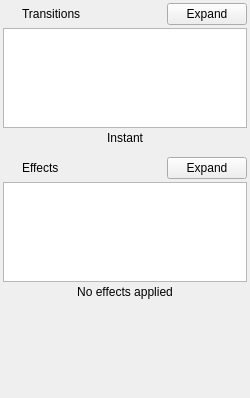
            <widget class="QWidget" name="scrollAreaWidgetContents">
             <property name="geometry">
              <rect>
               <x>0</x>
               <y>0</y>
               <width>250</width>
               <height>398</height>
              </rect>
             </property>
             <layout class="QVBoxLayout" name="verticalLayout_15">
              <property name="spacing">
               <number>6</number>
              </property>
              <property name="leftMargin">
               <number>0</number>
              </property>
              <property name="topMargin">
               <number>0</number>
              </property>
              <property name="rightMargin">
               <number>0</number>
              </property>
              <property name="bottomMargin">
               <number>0</number>
              </property>
              <item>
               <widget class="QWidget" name="transitionsWidget" native="true">
                <layout class="QVBoxLayout" name="verticalLayout_9">
                 <property name="spacing">
                  <number>3</number>
                 </property>
                 <property name="leftMargin">
                  <number>3</number>
                 </property>
                 <property name="topMargin">
                  <number>3</number>
                 </property>
                 <property name="rightMargin">
                  <number>3</number>
                 </property>
                 <property name="bottomMargin">
                  <number>3</number>
                 </property>
                 <item>
                  <widget class="QWidget" name="transitionHeaderWidget" native="true">
                   <property name="sizePolicy">
                    <sizepolicy hsizetype="Preferred" vsizetype="Fixed">
                     <horstretch>0</horstretch>
                     <verstretch>0</verstretch>
                    </sizepolicy>
                   </property>
                   <layout class="QHBoxLayout" name="horizontalLayout_15">
                    <property name="spacing">
                     <number>3</number>
                    </property>
                    <property name="leftMargin">
                     <number>0</number>
                    </property>
                    <property name="topMargin">
                     <number>0</number>
                    </property>
                    <property name="rightMargin">
                     <number>0</number>
                    </property>
                    <property name="bottomMargin">
                     <number>0</number>
                    </property>
                    <item>
                     <widget class="QLabel" name="label_15">
                      <property name="minimumSize">
                       <size>
                        <width>16</width>
                        <height>16</height>
                       </size>
                      </property>
                      <property name="maximumSize">
                       <size>
                        <width>16</width>
                        <height>16</height>
                       </size>
                      </property>
                      <property name="text">
                       <string/>
                      </property>
                      <property name="pixmap">
                       <pixmap resource="frameflow.qrc">:/FrameFlow/transition.svg</pixmap>
                      </property>
                      <property name="scaledContents">
                       <bool>true</bool>
                      </property>
                     </widget>
                    </item>
                    <item>
                     <widget class="QLabel" name="transitionLabel">
                      <property name="text">
                       <string>Transitions</string>
                      </property>
                     </widget>
                    </item>
                    <item>
                     <spacer name="horizontalSpacer_13">
                      <property name="orientation">
                       <enum>Qt::Orientation::Horizontal</enum>
                      </property>
                      <property name="sizeHint" stdset="0">
                       <size>
                        <width>40</width>
                        <height>20</height>
                       </size>
                      </property>
                     </spacer>
                    </item>
                    <item>
                     <widget class="QPushButton" name="expandTransitionButton">
                      <property name="cursor">
                       <cursorShape>PointingHandCursor</cursorShape>
                      </property>
                      <property name="text">
                       <string>Expand</string>
                      </property>
                     </widget>
                    </item>
                   </layout>
                  </widget>
                 </item>
                 <item>
                  <widget class="QListWidget" name="transitionListWidget">
                   <property name="minimumSize">
                    <size>
                     <width>0</width>
                     <height>100</height>
                    </size>
                   </property>
                   <property name="maximumSize">
                    <size>
                     <width>16777215</width>
                     <height>100</height>
                    </size>
                   </property>
                   <property name="horizontalScrollBarPolicy">
                    <enum>Qt::ScrollBarPolicy::ScrollBarAlwaysOff</enum>
                   </property>
                   <property name="editTriggers">
                    <set>QAbstractItemView::EditTrigger::NoEditTriggers</set>
                   </property>
                   <property name="verticalScrollMode">
                    <enum>QAbstractItemView::ScrollMode::ScrollPerPixel</enum>
                   </property>
                   <property name="flow">
                    <enum>QListView::Flow::LeftToRight</enum>
                   </property>
                   <property name="isWrapping" stdset="0">
                    <bool>true</bool>
                   </property>
                   <property name="resizeMode">
                    <enum>QListView::ResizeMode::Adjust</enum>
                   </property>
                   <property name="spacing">
                    <number>8</number>
                   </property>
                   <property name="gridSize">
                    <size>
                     <width>100</width>
                     <height>35</height>
                    </size>
                   </property>
                   <property name="viewMode">
                    <enum>QListView::ViewMode::IconMode</enum>
                   </property>
                  </widget>
                 </item>
                 <item>
                  <widget class="QStackedWidget" name="transitionsStackedWidget">
                   <widget class="QWidget" name="page1">
                    <layout class="QVBoxLayout" name="verticalLayout_13">
                     <property name="spacing">
                      <number>0</number>
                     </property>
                     <property name="leftMargin">
                      <number>0</number>
                     </property>
                     <property name="topMargin">
                      <number>0</number>
                     </property>
                     <property name="rightMargin">
                      <number>0</number>
                     </property>
                     <property name="bottomMargin">
                      <number>0</number>
                     </property>
                     <item>
                      <widget class="QLabel" name="durationLabel">
                       <property name="text">
                        <string>Instant</string>
                       </property>
                       <property name="alignment">
                        <set>Qt::AlignmentFlag::AlignCenter</set>
                       </property>
                      </widget>
                     </item>
                    </layout>
                   </widget>
                   <widget class="QWidget" name="fadePage">
                    <layout class="QVBoxLayout" name="verticalLayout_14">
                     <property name="spacing">
                      <number>0</number>
                     </property>
                     <property name="leftMargin">
                      <number>0</number>
                     </property>
                     <property name="topMargin">
                      <number>0</number>
                     </property>
                     <property name="rightMargin">
                      <number>0</number>
                     </property>
                     <property name="bottomMargin">
                      <number>0</number>
                     </property>
                    </layout>
                   </widget>
                  </widget>
                 </item>
                </layout>
               </widget>
              </item>
              <item>
               <widget class="QWidget" name="effectsWidget" native="true">
                <layout class="QVBoxLayout" name="verticalLayout_10">
                 <property name="spacing">
                  <number>3</number>
                 </property>
                 <property name="leftMargin">
                  <number>3</number>
                 </property>
                 <property name="topMargin">
                  <number>3</number>
                 </property>
                 <property name="rightMargin">
                  <number>3</number>
                 </property>
                 <property name="bottomMargin">
                  <number>3</number>
                 </property>
                 <item>
                  <widget class="QWidget" name="effectsHeaderWidget" native="true">
                   <property name="sizePolicy">
                    <sizepolicy hsizetype="Preferred" vsizetype="Fixed">
                     <horstretch>0</horstretch>
                     <verstretch>0</verstretch>
                    </sizepolicy>
                   </property>
                   <layout class="QHBoxLayout" name="horizontalLayout_16">
                    <property name="spacing">
                     <number>3</number>
                    </property>
                    <property name="leftMargin">
                     <number>0</number>
                    </property>
                    <property name="topMargin">
                     <number>0</number>
                    </property>
                    <property name="rightMargin">
                     <number>0</number>
                    </property>
                    <property name="bottomMargin">
                     <number>0</number>
                    </property>
                    <item>
                     <widget class="QLabel" name="label_17">
                      <property name="minimumSize">
                       <size>
                        <width>16</width>
                        <height>16</height>
                       </size>
                      </property>
                      <property name="maximumSize">
                       <size>
                        <width>16</width>
                        <height>16</height>
                       </size>
                      </property>
                      <property name="text">
                       <string/>
                      </property>
                      <property name="pixmap">
                       <pixmap resource="frameflow.qrc">:/FrameFlow/effect.svg</pixmap>
                      </property>
                      <property name="scaledContents">
                       <bool>true</bool>
                      </property>
                     </widget>
                    </item>
                    <item>
                     <widget class="QLabel" name="effetsLabel">
                      <property name="text">
                       <string>Effects</string>
                      </property>
                     </widget>
                    </item>
                    <item>
                     <spacer name="horizontalSpacer_14">
                      <property name="orientation">
                       <enum>Qt::Orientation::Horizontal</enum>
                      </property>
                      <property name="sizeHint" stdset="0">
                       <size>
                        <width>40</width>
                        <height>20</height>
                       </size>
                      </property>
                     </spacer>
                    </item>
                    <item>
                     <widget class="QPushButton" name="expandEffectButton">
                      <property name="cursor">
                       <cursorShape>PointingHandCursor</cursorShape>
                      </property>
                      <property name="text">
                       <string>Expand</string>
                      </property>
                     </widget>
                    </item>
                   </layout>
                  </widget>
                 </item>
                 <item>
                  <widget class="QListWidget" name="effectListWidget">
                   <property name="minimumSize">
                    <size>
                     <width>0</width>
                     <height>100</height>
                    </size>
                   </property>
                   <property name="maximumSize">
                    <size>
                     <width>16777215</width>
                     <height>100</height>
                    </size>
                   </property>
                   <property name="horizontalScrollBarPolicy">
                    <enum>Qt::ScrollBarPolicy::ScrollBarAlwaysOff</enum>
                   </property>
                   <property name="editTriggers">
                    <set>QAbstractItemView::EditTrigger::NoEditTriggers</set>
                   </property>
                   <property name="selectionMode">
                    <enum>QAbstractItemView::SelectionMode::MultiSelection</enum>
                   </property>
                   <property name="verticalScrollMode">
                    <enum>QAbstractItemView::ScrollMode::ScrollPerPixel</enum>
                   </property>
                   <property name="movement">
                    <enum>QListView::Movement::Free</enum>
                   </property>
                   <property name="flow">
                    <enum>QListView::Flow::LeftToRight</enum>
                   </property>
                   <property name="isWrapping" stdset="0">
                    <bool>true</bool>
                   </property>
                   <property name="resizeMode">
                    <enum>QListView::ResizeMode::Adjust</enum>
                   </property>
                   <property name="spacing">
                    <number>8</number>
                   </property>
                   <property name="gridSize">
                    <size>
                     <width>50</width>
                     <height>50</height>
                    </size>
                   </property>
                   <property name="viewMode">
                    <enum>QListView::ViewMode::IconMode</enum>
                   </property>
                  </widget>
                 </item>
                 <item>
                  <widget class="QStackedWidget" name="effectsStackedWidget">
                   <property name="currentIndex">
                    <number>0</number>
                   </property>
                   <widget class="QWidget" name="effectsPage1">
                    <layout class="QVBoxLayout" name="verticalLayout_16">
                     <property name="spacing">
                      <number>0</number>
                     </property>
                     <property name="leftMargin">
                      <number>0</number>
                     </property>
                     <property name="topMargin">
                      <number>0</number>
                     </property>
                     <property name="rightMargin">
                      <number>0</number>
                     </property>
                     <item>
                      <widget class="QLabel" name="effectsPage1Label">
                       <property name="text">
                        <string>No effects applied</string>
                       </property>
                       <property name="alignment">
                        <set>Qt::AlignmentFlag::AlignCenter</set>
                       </property>
                      </widget>
                     </item>
                    </layout>
                   </widget>
                   <widget class="QWidget" name="page"/>
                  </widget>
                 </item>
                </layout>
               </widget>
              </item>
              <item>
               <spacer name="verticalSpacer_2">
                <property name="orientation">
                 <enum>Qt::Orientation::Vertical</enum>
                </property>
                <property name="sizeHint" stdset="0">
                 <size>
                  <width>20</width>
                  <height>40</height>
                 </size>
                </property>
               </spacer>
              </item>
             </layout>
            </widget>
